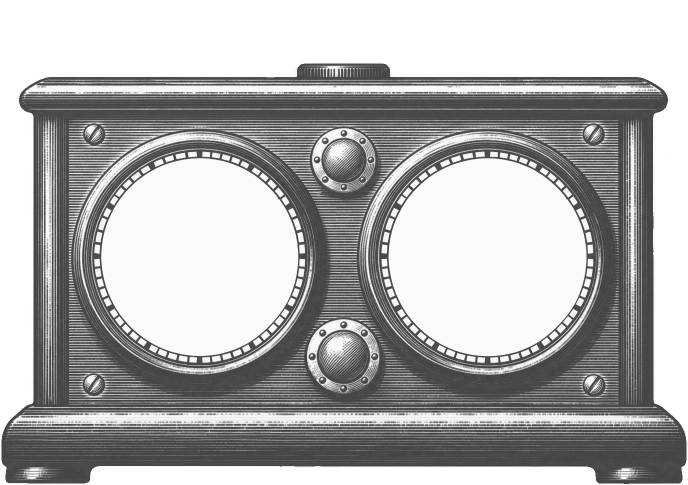
#> input picture assets/atrio/ratio/relogio-corpo.webp, 1376 x 970 px, found by its file name (shown at 1/2 size)
$ python foroptero.py assets/atrio/ratio/relogio-corpo.webp assets/atrio/ratio/relogio-botao.webp assets/cerne/img/foroptero-1x.webp
#> lines starting #> are read from the running program, lines starting #| are printed output that depends on the picture
"""Foróptero do CERNE, em gravura.

Mesmo buril do relógio do RATIO: linhas de largura variável no passo da
gravura do relógio (6,35 px nesta escala, que é o passo de 5,4 px do relógio
levado à proporção em que os dois aparelhos aparecem na página). O peso vem
da largura das linhas, não de chapa lisa: o aparelho continua massa, mas
lido como gravura. Peças em comum com o relógio: o botão de rebites (ao
centro, no lugar do play), os botões serrilhados (no alto das rodas) e o
trilho de minutos quadriculado em volta das janelas.

Geometria no sistema do viewBox antigo (720 x 380), renderizada a 3x.
Uso (na raiz do repositório):
  ESCALA=1.5 python3 assets/cerne/fonte/foroptero.py assets/atrio/ratio/relogio-corpo.webp assets/atrio/ratio/relogio-botao.webp assets/cerne/img/foroptero-1x.webp
  ESCALA=3   python3 assets/cerne/fonte/foroptero.py assets/atrio/ratio/relogio-corpo.webp assets/atrio/ratio/relogio-botao.webp assets/cerne/img/foroptero-2x.webp
"""
import sys
import numpy as np
from PIL import Image
from scipy import ndimage as ndi
from scipy.spatial import cKDTree

CORPO, BOTAO, OUT = sys.argv[1], sys.argv[2], sys.argv[3]
import os
S = float(os.environ.get("ESCALA", "3"))
W, H = int(720 * S), int(380 * S)
P = 6.35 * S / 3                # passo da linha, em px (6,35 a 3x)
INK = np.array([44, 44, 44], float)
BLUE = np.array([79, 107, 255], float)
PAPER = np.array([252, 252, 252], float)

y, x = np.mgrid[0:H, 0:W].astype(np.float32)
ink = np.zeros((H, W), np.float32)      # tinta 0..1
blue = np.zeros((H, W), np.float32)     # 1 onde a tinta é azul
occ = np.zeros((H, W), np.float32)      # silhueta (papel opaco)


def u(v):
    return v * S


def cov_disc(cx, cy, r):
    return np.clip(u(r) - np.hypot(x - u(cx), y - u(cy)) + .5, 0, 1)


def cov_ring(cx, cy, r1, r2):
    d = np.hypot(x - u(cx), y - u(cy))
    return np.clip(np.minimum(d - u(r1), u(r2) - d) + .5, 0, 1)


def cov_rrect(x0, y0, x1, y1, rr):
    cx, cy = u((x0 + x1) / 2), u((y0 + y1) / 2)
    hx, hy = u((x1 - x0) / 2) - u(rr), u((y1 - y0) / 2) - u(rr)
    qx, qy = np.abs(x - cx) - hx, np.abs(y - cy) - hy
    sd = np.hypot(np.maximum(qx, 0), np.maximum(qy, 0)) + np.minimum(np.maximum(qx, qy), 0) - u(rr)
    return np.clip(.5 - sd, 0, 1)


def hatch(phase, tone, pitch=P):
    """Linhas centradas em phase = k*pitch, meia-largura tone*pitch/2."""
    d = np.abs(((phase / pitch + .5) % 1) - .5) * pitch
    return np.clip(tone * pitch / 2 - d + .5, 0, 1)


def paint(c, e, is_blue=0.0):
    """Pintor: o elemento (cobertura c, tinta e) cobre o que estava embaixo."""
    global ink, blue, occ
    ink = ink * (1 - c) + e * c
    b = np.asarray(is_blue, np.float32)
    blue = blue * (1 - c) + b * c
    occ = np.maximum(occ, c)


def contour(c, width=1.6):
    """Contorno de buril em volta de uma cobertura."""
    edge = c - ndi.grey_erosion(c, size=max(3, int(width * S) | 1))
    return np.clip(edge * 1.4, 0, 1)


def shade(cx, cy):
    """0 no alto à esquerda (luz), 1 embaixo à direita."""
    th = np.arctan2(y - u(cy), x - u(cx))
    return .5 + .5 * np.sin(th + np.pi / 4)


# ---------- apoio de testa: arco e haste ----------
t = np.linspace(0, 1, 600)
bx = (1 - t) ** 2 * 296 + 2 * (1 - t) * t * 360 + t * t * 424
by = (1 - t) ** 2 * 50 + 2 * (1 - t) * t * 14 + t * t * 50
tree = cKDTree(np.c_[u(bx), u(by)])
box = (slice(0, int(u(62))), slice(int(u(280)), int(u(440))))
pts = np.c_[x[box].ravel(), y[box].ravel()]
dist, idx = tree.query(pts)
d = np.full((H, W), 1e4, np.float32)
d[box] = dist.reshape(x[box].shape)
c_arc = np.clip(u(6.5) - d + .5, 0, 1)
tone_arc = .62 + .3 * (d / u(6.5))
paint(c_arc, np.maximum(hatch(d, tone_arc, P * .9), contour(c_arc)))

# haste cilíndrica: linhas verticais, luz a 30% da largura
c_rod = cov_rrect(351, 34, 369, 178, 1.5)
fx = (x - u(351)) / u(18)
tone_rod = np.clip(.38 + .62 * np.abs(fx - .3) / .7, 0, .95)
e_rod = hatch(x - u(351), tone_rod, P * .8)
e_rod = np.maximum(e_rod, contour(c_rod))
paint(c_rod, e_rod)

# ---------- ponte entre as rodas: linhas horizontais, como a caixa do relógio ----------
c_br = cov_rrect(290, 160, 430, 240, 8)
tone_br = .55 + .32 * (y - u(160)) / u(80)
e_br = np.maximum(hatch(y, tone_br), contour(c_br))
# filete de luz no alto da ponte
e_br = np.where((y > u(163)) & (y < u(166.5)), e_br * .15, e_br)
paint(c_br, e_br)

# ---------- rodas ----------
APERT = [(190.0, 84.0), (248.0, 99.5), (290.5, 142.0), (306.0, 200.0), (290.5, 258.0), (248.0, 300.5),
         (190.0, 316.0), (132.0, 300.5), (89.5, 258.0), (74.0, 200.0), (89.5, 142.0), (132.0, 99.5)]

for cx, cy, lado in ((190, 200, "e"), (530, 200, "d")):
    r = np.hypot(x - u(cx), y - u(cy))
    th = np.arctan2(y - u(cy), x - u(cx))
    sh = shade(cx, cy)

    # corpo da roda: linhas concêntricas, peso pela luz; cruzamento radial na sombra
    c_body = cov_disc(cx, cy, 150)
    tone = .64 + .30 * sh
    e = hatch(r, tone, P * 1.5)
    cross = np.clip((sh - .62) / .38, 0, 1) * .55
    e = np.maximum(e, hatch(th * u(122), cross, P * 1.5))
    paint(c_body, e)

    # serrilha da borda (moeda): traços radiais curtos
    c_kn = cov_ring(cx, cy, 141, 150)
    e_kn = hatch(th * u(146), .55 + .35 * sh, P * .95)
    e_kn = np.maximum(e_kn, hatch(r, .25, P))
    paint(c_kn, e_kn)
    # fio de luz entre a serrilha e o corpo
    paint(cov_ring(cx, cy, 139.6, 140.8), np.zeros_like(ink))

    # canal polido em volta da janela: claro, linhas finas
    c_ch = cov_ring(cx, cy, 93, 101)
    paint(c_ch, hatch(r, .12 + .38 * sh, P * .7))
    paint(cov_ring(cx, cy, 100.6, 102), np.ones_like(ink) * .95)

    # trilho de minutos quadriculado, o mesmo do relógio
    c_tr = cov_ring(cx, cy, 86, 93)
    k = ((th + np.pi) / (2 * np.pi) * 60) % 1
    mark = np.where(np.abs(k - .5) < .5 - .18, 0., 1.)       # separadores
    five = (((th + np.pi) / (2 * np.pi) * 12) % 1)
    mark = np.maximum(mark, np.where(np.abs(five - .5) > .5 - .045, 1., 0.))
    ring_lines = np.maximum(cov_ring(cx, cy, 86, 87.2), cov_ring(cx, cy, 91.8, 93))
    paint(c_tr, np.maximum(mark, ring_lines))

    # janela: papel (à esquerda) ou azul liso (à direita, a pele da esfinge, sob o olho)
    c_win = cov_disc(cx, cy, 86)
    if lado == "e":
        paint(c_win, np.zeros_like(ink))
    else:
        paint(c_win, np.ones_like(ink), 1.0)   # azul liso: a pele da esfinge, como no ícone do CERNE

    # contorno externo
    paint(contour(c_body, 2.2), np.ones_like(ink))

# lentes da roda esquerda: furos de vidro escuro com reflexo em crescente
for ax, ay in APERT:
    c_h = cov_disc(ax, ay, 11)
    rr = np.hypot(x - u(ax), y - u(ay))
    e_h = hatch(rr, .9, P * .75)
    paint(c_h, e_h)
    paint(cov_ring(ax, ay, 11, 12.6), np.zeros_like(ink))            # aro claro
    hl = cov_disc(ax - 3.4, ay - 3.4, 4.4) * (1 - cov_disc(ax - 1.6, ay - 1.6, 4.6))
    paint(hl, np.zeros_like(ink))                                     # reflexo

# rebites da roda direita (no lugar da escala graduada)
for i in range(12):
    a = -np.pi / 2 + i * np.pi / 6
    rx, ry = 530 + 120 * np.cos(a), 200 + 120 * np.sin(a)
    c_r = cov_disc(rx, ry, 4.6)
    rr = np.hypot(x - u(rx + 1), y - u(ry + 1))
    paint(cov_ring(rx, ry, 4.6, 6.2), np.zeros_like(ink))
    paint(c_r, np.clip(hatch(rr, .55, P * .55) + cov_disc(rx + 1.4, ry + 1.6, 2.2) * .9, 0, 1))
    paint(cov_disc(rx - 1.5, ry - 1.5, 1.4), np.zeros_like(ink))

# índices no alto das rodas (papel sobre a serrilha)
for cx in (190, 530):
    tri = np.clip(np.minimum.reduce([
        (y - u(59)),
        (u(71) - y) - np.abs(x - u(cx)) * (u(12) / u(7.5)),
    ]) + .5, 0, 1)
    paint(tri, np.zeros_like(ink))
    paint(contour(tri, 1.2), np.ones_like(ink))

# ---------- peças do relógio ----------
def stamp(path, box_src, center, size, circle=False):
    """Cola uma peça do relógio (já no buril pesado) em (center), largura size (unid.)."""
#> called with path = 'assets/atrio/ratio/relogio-corpo.webp', box_src = (621, 255, 755, 389), center = (360, 200), size = 38, circle = True
    global ink, occ
    im = Image.open(path).convert("RGBA")
#> im is the input picture: PIL image 1376x970 RGBA; mean R, G, B, A 165.8, 165.7, 165.8, 190.6
    if box_src:
        im = im.crop(box_src)
#> im: PIL image 134x134 RGBA
    sw = int(round(u(size)))
    sh_ = int(round(im.height * sw / im.width))
#> sh_ = 114
    im = im.resize((sw, sh_), Image.LANCZOS)
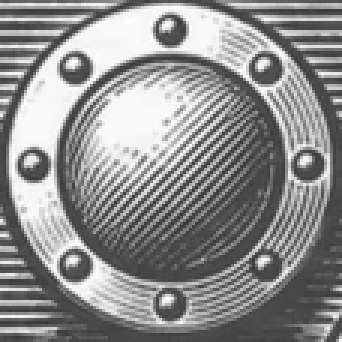
#> im: PIL image 114x114 RGBA (shown 3 times larger); mean R, G, B, A 142.1, 142.1, 142.1, 255
    a = np.array(im).astype(np.float32) / 255
    e = 1 - a[..., :3].mean(-1)
    e = np.clip((e - .02) / .98, 0, 1)
    al = a[..., 3]
#> al: shape (114, 114) float32; every value is 1
    if circle:
        yy, xx = np.mgrid[0:sh_, 0:sw]
        rr = np.hypot(xx - (sw - 1) / 2, yy - (sh_ - 1) / 2)
        al = al * np.clip(sw / 2 - .5 - rr, 0, 1)
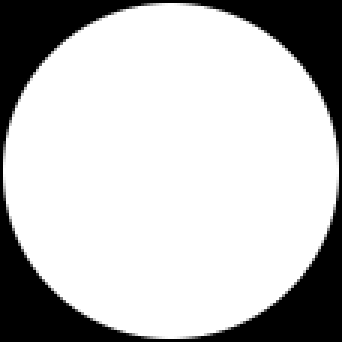
#> al: shape (114, 114) float64 (shown 3 times larger); min 0, max 1, mean 0.758
    x0 = int(round(u(center[0]) - sw / 2))
    y0 = int(round(u(center[1]) - sh_ / 2))
#> y0 = 543
    sl = (slice(y0, y0 + sh_), slice(x0, x0 + sw))
    c = np.zeros_like(ink); c[sl] = al
#> after `c[sl] = al`:
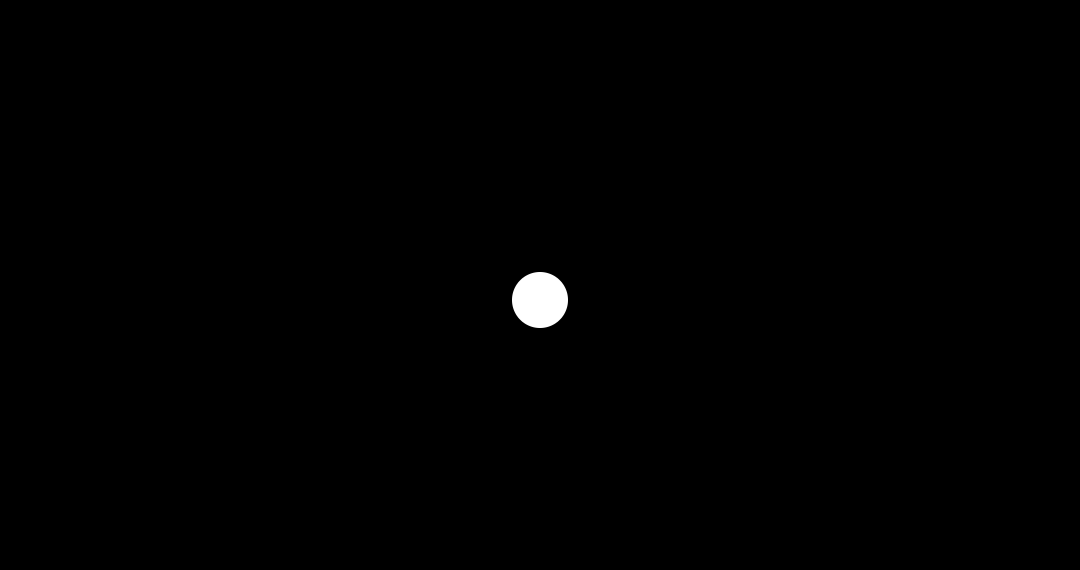
#> c: shape (1140, 2160) float64 (shown at 1/2 size); min 0, max 1, mean 0.004
    ee = np.zeros_like(ink); ee[sl] = e
    paint(c, ee)


# botão de rebites do relógio, no centro da ponte (onde ficava o play)
stamp(CORPO, (688 - 67, 322 - 67, 688 + 67, 322 + 67), (360, 200), 38, circle=True)
# botões serrilhados do relógio, no alto das rodas (onde ficavam os pinos)
for cx in (190, 530):
    stamp(BOTAO, None, (cx, 39), 42)
#> call 2 of stamp, with path = 'assets/atrio/ratio/relogio-botao.webp', center = (190, 39), size = 42, circle = False
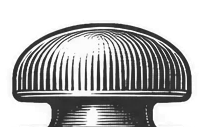
#> input picture assets/atrio/ratio/relogio-botao.webp, 205 x 127 px, found by its file name
#> in stamp, im is the input picture: PIL image 205x127 RGBA; mean R, G, B, A 75.5, 75.5, 75.5, 144.9
#> in stamp (call 2), `e = 1 - a[..., :3].mean(-1)`:
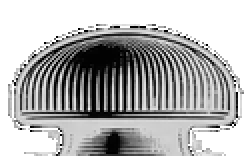
#> e: shape (78, 126) float32 (shown 2 times larger); min 0, max 1, mean 0.696
#> in stamp (call 2), `al = a[..., 3]`:
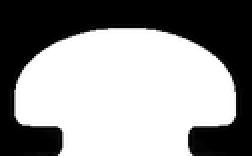
#> al: shape (78, 126) float32 (shown 2 times larger); min 0, max 1, mean 0.568

rgb = PAPER[None, None] * (1 - ink[..., None]) + (INK * (1 - blue[..., None]) + BLUE * blue[..., None]) * ink[..., None]
out = np.dstack([rgb, occ[..., None] * 255]).round().clip(0, 255).astype(np.uint8)
Image.fromarray(out, "RGBA").save(OUT, "WEBP", lossless=True, quality=100, method=6)
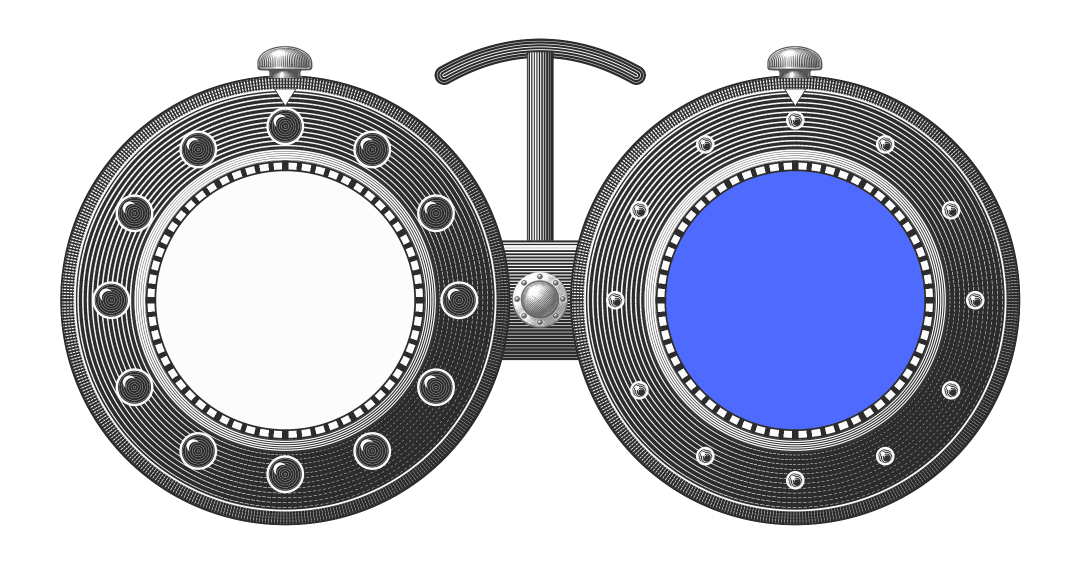
#> saved as foroptero-1x.webp: PIL image 2160x1140 RGBA (shown at 1/2 size); mean R, G, B, A 182.1, 184.4, 197, 140; transparent parts drawn white
print("ok", W, H)
